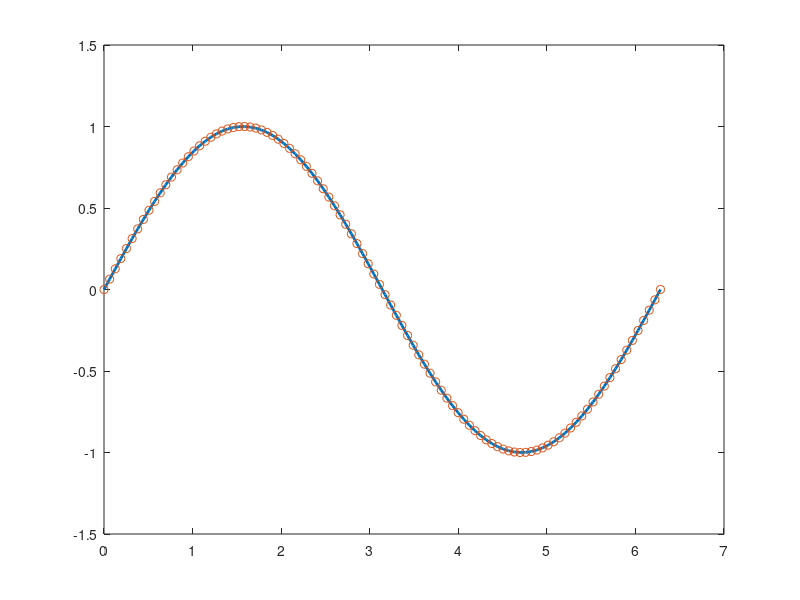

MATLAB code to generate this figure:
%% aula 1.6 Curso MATLAB
p = [1 4 5 2];
q = [4 0 6 0 8];
mult_pq = conv(p, q);

x = linspace(0,2*pi, 100);
y = sin(x);
fitPol = polyfit(x,y,8);
x2 = linspace(0,2*pi);
y2 = polyval(fitPol, x2);
plot(x,y, 'LineWidth', 2)
hold on
plot(x2, y2, 'o')

%% sistemas

